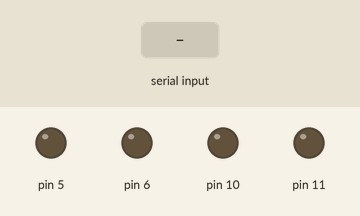
This sketch was run on a simulated Arduino Uno, built with avr-gcc and run on an emulated ATmega328P. Parts: output pins drawn as LEDs (lit = HIGH). The inputs (shaded band) are chosen by the test bench.

Above: at 1.2 s.
1.3 s: "1" received over Serial
At 1.8 s:
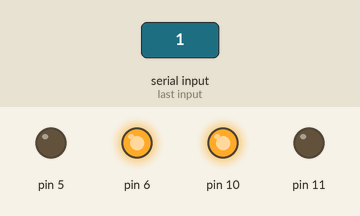
3.8 s: "2" received over Serial
At 4.6 s:
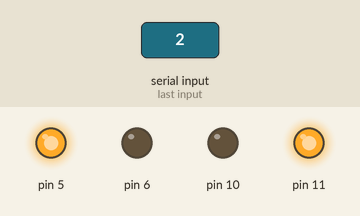
6.3 s: "3" received over Serial
At 6.8 s:
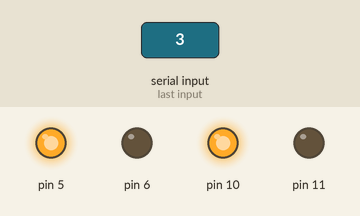
8.8 s: "4" received over Serial
At 9.6 s:
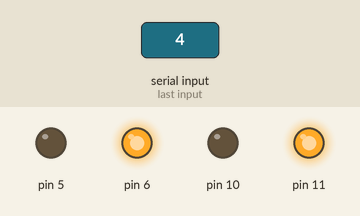
Timing chart, 0 to 11.8 s (numbered marks = the images above; inputs shaded):
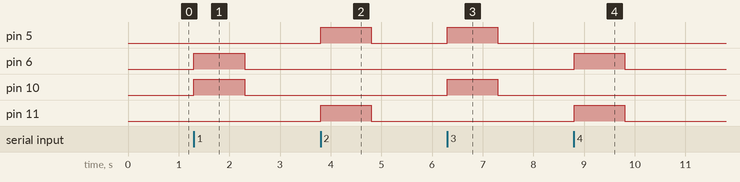

The sketch:

Robo_controleRemoto_PI2.ino
```cpp
char n = ' ';
unsigned long tempoAnterior = 0;
const long intervalo = 1000;
char Ultimo = ' ';
char stop = ' ';

const int velocidadeMaxima = 255;
const int velocidadeCurva = 255;

void setup() {
  Serial.begin(9600);
  pinMode(5, OUTPUT);
  pinMode(6, OUTPUT);
  pinMode(10, OUTPUT);
  pinMode(11, OUTPUT);
}

void loop() {
  unsigned long tempoAtual = millis();

  if (Serial.available() > 0) {
    stop = 'n';
    n = Serial.read();

    // Atualiza o último comando se for um comando válido
    if (n == '1' || n == '2' || n == '3' || n == '4') {
      tempoAnterior = tempoAtual;
      Ultimo = n;
    }
  }

  // Se passou 1 segundo (1000ms) desde o último comando, parar o robô por segurança
  if (((tempoAtual - tempoAnterior) >= intervalo) && stop == 'n') {
    tempoAnterior = tempoAtual;
    stop = 's';
    Parar();
  }

  // Executa a ação do último comando recebido caso não esteja parado
  if (stop == 'n') {
    switch (Ultimo) {
      case '1': // Frente
        Frente();
        break;
      case '2': // Ré
        Re();
        break;
      case '3': // Esquerda
        Esq();
        break;
      case '4': // Direita
        Dir();
        break;
    }
  }
}

void Frente() {
  analogWrite(6, velocidadeMaxima);
  digitalWrite(5, LOW);
  analogWrite(10, velocidadeMaxima);
  digitalWrite(11, LOW);
}

void Re() {
  digitalWrite(6, LOW);
  analogWrite(5, velocidadeMaxima);
  digitalWrite(10, LOW);
  analogWrite(11, velocidadeMaxima);
}

void Esq() {
  digitalWrite(6, LOW);
  analogWrite(5, velocidadeCurva);
  analogWrite(10, velocidadeCurva);
  digitalWrite(11, LOW);
}

void Dir() {
  analogWrite(6, velocidadeCurva);
  digitalWrite(5, LOW);
  digitalWrite(10, LOW);
  analogWrite(11, velocidadeCurva);
}

void Parar() {
  digitalWrite(6, LOW);
  digitalWrite(5, LOW);
  digitalWrite(10, LOW);
  digitalWrite(11, LOW);
}
```

Measured:
- after the input at 1.3 s, pin 6, pin 10: LOW → HIGH at once, → LOW 1.0 s later
- after the input at 3.8 s, pin 5, pin 11: LOW → HIGH at once, → LOW 1.0 s later
- after the input at 6.3 s, pin 5, pin 10: LOW → HIGH at once, → LOW 1.0 s later
- after the input at 8.8 s, pin 6, pin 11: LOW → HIGH at once, → LOW 1.0 s later
